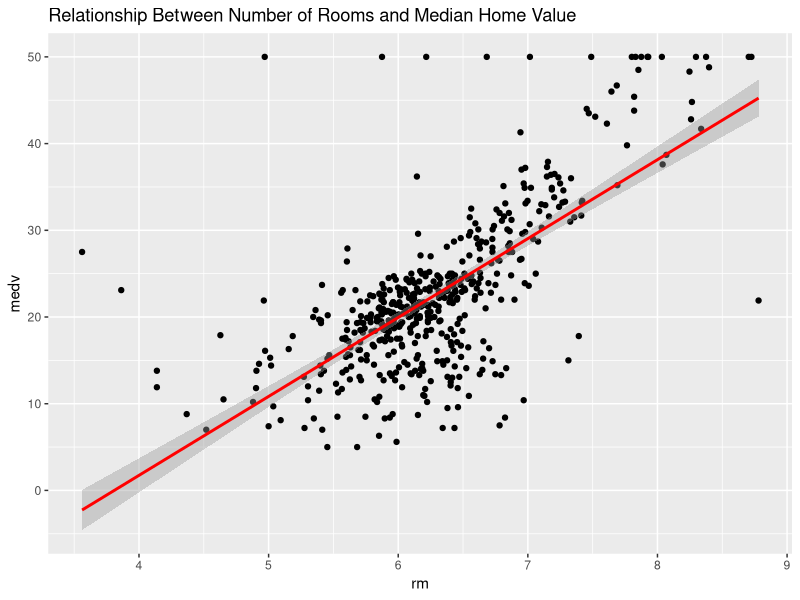
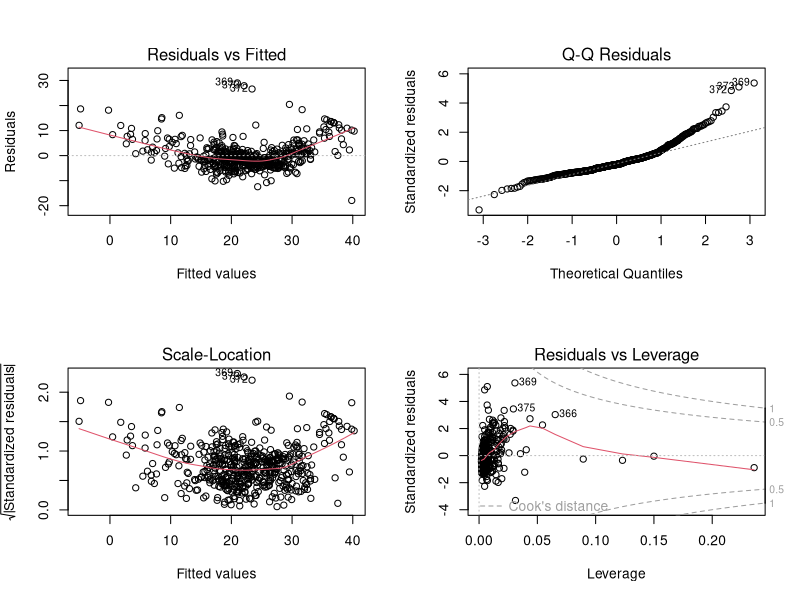

Here is the R script that generated these plots, in order:
## ---- chunk 1
knitr::opts_chunk$set(echo = TRUE)
## ---- chunk 2
#install.packages(c("tidyverse", "broom", "ggplot2", "caret", "car", "MASS"))
library(tidyverse)
library(broom)
library(ggplot2)
library(caret)
library(car)
library(MASS)
## ---- chunk 3
data("Boston")
boston_data <- as_tibble(Boston)
head(boston_data)
## ---- chunk 4
summary(boston_data)
## ---- chunk 5
ggplot(boston_data, aes(x = rm, y = medv)) +
  geom_point() +
  geom_smooth(method = "lm", color = "red") +
  labs(title = "Relationship Between Number of Rooms and Median Home Value")
## ---- chunk 6
model <- lm(medv ~ rm + lstat + crim, data = boston_data)
summary(model)
## ---- chunk 7
par(mfrow = c(2, 2))
plot(model)
## ---- chunk 8
vif(model)
## ---- chunk 9
boston_data <- boston_data %>% mutate(
  log_medv = log(medv),
  log_lstat = log(lstat + 1)
)

log_model <- lm(log_medv ~ rm + log_lstat + crim, data = boston_data)
summary(log_model)
## ---- chunk 10
set.seed(123)
train_control <- trainControl(method = "cv", number = 10)
cv_model <- train(medv ~ rm + lstat + crim, data = boston_data, method = "lm", trControl = train_control)
cv_model
